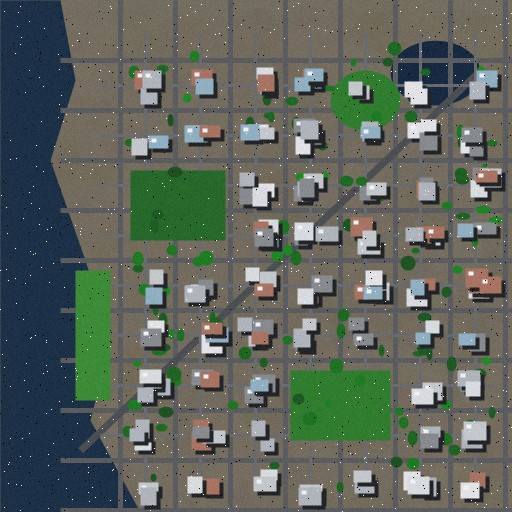
%> input picture matlab/satellite.jpg, 512 x 512 px; the run also reads 1 picture not shown here
$ octave main.m   (GNU Octave 9; MATLAB toolbox functions it lacks are replaced by stand-ins)
%> lines starting %> are read from the running program, lines starting %| are printed output that depends on the picture; in (x1, y1, x2, y2) boxes, pixels count from 0 and x2, y2 are one past the last pixel; in counts of white or black regions, pixels touching at a corner belong together; the program's own positions count from 1
### matlab/preprocess_image.m
function [Igray, Irgb] = preprocess_image(imageInput)
%> called with imageInput = 'matlab/../data/satellite.jpg'
% PREPROCESS_IMAGE Loads satellite image and performs grayscale conversion.
%
% Syntax:
%   [Igray, Irgb] = preprocess_image(imageInput)
%
% Inputs:
%   imageInput - File path string (e.g. 'satellite.jpg') or an existing image matrix.
%
% Outputs:
%   Igray      - Single-channel grayscale image (uint8 or double in [0, 1]).
%   Irgb       - Original color image matrix (or replicated 3-channel if grayscale).
%
% Reference:
%   Section IV.A "Image Acquisition and Preprocessing", Table I.
%   Algorithm 1 (lines 1-6).

    % 1. Image Acquisition
    if ischar(imageInput) || isstring(imageInput)
        if ~exist(imageInput, 'file')
            error('preprocess_image:FileNotFound', 'Image file "%s" not found.', imageInput);
        end
        Irgb = imread(imageInput);
%> Irgb is the input picture: size 512x512x3 uint8; mean R, G, B 93.2, 101, 92.7
    elseif isnumeric(imageInput) || islogical(imageInput)
        Irgb = imageInput;
    else
        error('preprocess_image:InvalidInput', 'Input must be a file path string or an image matrix.');
    end

    % 2. Grayscale Conversion (Preserve original file and matrix unmodified)
    if size(Irgb, 3) == 3
        Igray = rgb2gray(Irgb);
    elseif size(Irgb, 3) == 1
        Igray = Irgb;
        % Create 3-channel version for consistent color display
        Irgb = cat(3, Irgb, Irgb, Irgb);
    else
        % For multi-band / multispectral images, take first 3 bands as RGB
        warning('preprocess_image:MultiBand', 'Image has %d bands. Using first 3 bands for RGB display.', size(Irgb, 3));
        Irgb = Irgb(:, :, 1:3);
        Igray = rgb2gray(Irgb);
    end

    fprintf('Preprocessing complete: Image size = [%d x %d x %d]\n', size(Irgb, 1), size(Irgb, 2), size(Irgb, 3));
%| Preprocessing complete: Image size = [512 x 512 x 3]
end

### matlab/contrast_enhancement.m
function [Ienh] = contrast_enhancement(Igray, varargin)
% CONTRAST_ENHANCEMENT Enhances local contrast using CLAHE (adapthisteq).
%
% Syntax:
%   Ienh = contrast_enhancement(Igray)
%   Ienh = contrast_enhancement(Igray, 'ClipLimit', 0.01, 'Distribution', 'rayleigh')
%
% Inputs:
%   Igray    - 2D grayscale image (uint8 or double).
%   Optional parameter-value pairs passed directly to adapthisteq:
%     'ClipLimit'       - Threshold for contrast limiting (default: 0.01)
%     'Distribution'    - Desired histogram shape ('uniform', 'rayleigh', 'exponential')
%     'NumTiles'        - Number of rectangular contextual regions [M N] (default: [8 8])
%
% Outputs:
%   Ienh     - Contrast-enhanced grayscale image.
%
% Reference:
%   Section IV.B "Contrast Enhancement"
%   Algorithm 1 (line 7): Ienh <- adapthisteq(Igray)

    p = inputParser;
    addRequired(p, 'Igray', @(x) isnumeric(x) || islogical(x));
    addParameter(p, 'ClipLimit', 0.01, @(x) isnumeric(x) && x > 0 && x <= 1);
    addParameter(p, 'Distribution', 'uniform', @(x) ischar(x) || isstring(x));
    addParameter(p, 'NumTiles', [8 8], @(x) isnumeric(x) && numel(x) == 2);
    parse(p, Igray, varargin{:});

    % Ensure input is 2D
    if size(Igray, 3) > 1
        Igray = rgb2gray(Igray);
    end

    % Contrast-Limited Adaptive Histogram Equalization (CLAHE)
    Ienh = adapthisteq(Igray, ...
        'ClipLimit', p.Results.ClipLimit, ...
        'Distribution', char(p.Results.Distribution), ...
        'NumTiles', p.Results.NumTiles);

    fprintf('Contrast enhancement (CLAHE) applied: ClipLimit=%.3f, Distribution=%s\n', ...
        p.Results.ClipLimit, p.Results.Distribution);
end

### matlab/noise_reduction.m
function [Ifilt] = noise_reduction(Ienh, windowSize)
%> called with windowSize = [3 3]
% NOISE_REDUCTION Suppresses impulse noise using 2D median filtering.
%
% Syntax:
%   Ifilt = noise_reduction(Ienh)
%   Ifilt = noise_reduction(Ienh, [3 3])
%
% Inputs:
%   Ienh       - Contrast-enhanced or input grayscale image (2D matrix).
%   windowSize - [M N] vector or scalar defining neighborhood window W.
%                Default: [3 3].
%
% Outputs:
%   Ifilt      - Denoised image matrix.
%
% Mathematical Model:
%   g(x, y) = median{ f(x + i, y + j) : (i, j) in W }   (Equation 1)
%
% Reference:
%   Section IV.C "Noise Reduction"
%   Algorithm 1 (line 8): Ifilt <- medfilt2(Ienh, [3 3])

    if nargin < 2 || isempty(windowSize)
        windowSize = [3 3];
    elseif isscalar(windowSize)
        windowSize = [windowSize windowSize];
    end

    if size(Ienh, 3) > 1
        Ienh = rgb2gray(Ienh);
    end

    % 2D Median Filter
    Ifilt = medfilt2(Ienh, windowSize);

    fprintf('Noise reduction applied: 2D Median Filter with window [%d x %d]\n', ...
        windowSize(1), windowSize(2));
end

### matlab/edge_detection.m
function [edgesCanny, edgeComparison] = edge_detection(Ifilt, method, threshold, sigma)
%> called with method = 'canny'
% EDGE_DETECTION Locates intensity boundaries using Canny edge detector.
%
% Syntax:
%   edgesCanny = edge_detection(Ifilt)
%   edgesCanny = edge_detection(Ifilt, 'canny', [0.04 0.10], 1.0)
%   [edgesCanny, edgeComparison] = edge_detection(Ifilt)
%
% Inputs:
%   Ifilt          - Filtered 2D grayscale image.
%   method         - Edge operator: 'canny' (default), 'sobel', 'prewitt', 'roberts'.
%   threshold      - Sensitivity threshold or [low high] vector for Canny.
%                    Default: [] (MATLAB computes automatically).
%   sigma          - Standard deviation of the Gaussian filter for Canny.
%                    Default: 1.0.
%
% Outputs:
%   edgesCanny     - Binary edge map (logical matrix).
%   edgeComparison - Struct containing edges detected using Sobel, Prewitt,
%                    Roberts, and Canny for comparative study.
%
% Mathematical Model:
%   Gradient Magnitude: G = sqrt(Gx^2 + Gy^2)           (Equation 2)
%   Gradient Direction: theta = atan(Gy / Gx)           (Equation 2)
%
% Reference:
%   Section IV.D "Edge Detection"
%   Algorithm 1 (line 9): E <- edge(Ifilt, 'canny')

    if nargin < 2 || isempty(method)
        method = 'canny';
    end
    if nargin < 3
        threshold = [];
    end
    if nargin < 4 || isempty(sigma)
        sigma = 1.0;
    end

    if size(Ifilt, 3) > 1
        Ifilt = rgb2gray(Ifilt);
    end

    % Primary edge detection using specified method (default: Canny)
    switch lower(method)
        case 'canny'
            if isempty(threshold)
                edgesCanny = edge(Ifilt, 'canny', [], sigma);
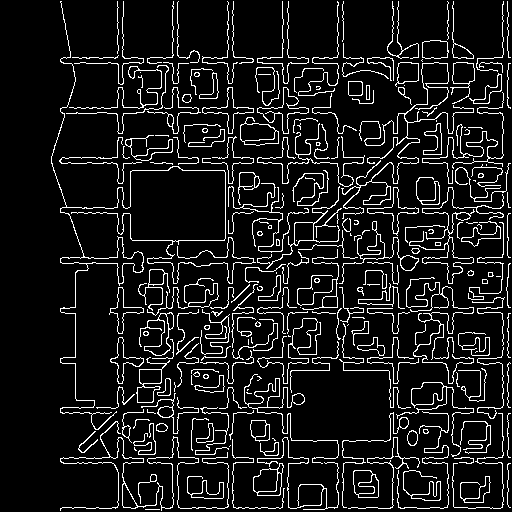
%> edgesCanny: size 512x512 logical; 10% white in thin lines or dots, all inside (x1, y1, x2, y2) = (51, 1, 511, 511)
            else
                edgesCanny = edge(Ifilt, 'canny', threshold, sigma);
            end
        otherwise
            if isempty(threshold)
                edgesCanny = edge(Ifilt, method);
            else
                edgesCanny = edge(Ifilt, method, threshold);
            end
    end

    % Generate comparison struct if requested
    if nargout > 1
        edgeComparison.canny   = edgesCanny;
        edgeComparison.sobel   = edge(Ifilt, 'sobel');
%> edgeComparison.sobel: size 512x512 logical; 3.2% white in thin lines or dots
        edgeComparison.prewitt = edge(Ifilt, 'prewitt');
%> edgeComparison.prewitt: size 512x512 logical; 3.2% white in thin lines or dots
        edgeComparison.roberts = edge(Ifilt, 'roberts');
%> edgeComparison.roberts: size 512x512 logical; 3.4% white in thin lines or dots
    end

    fprintf('Edge detection complete: Operator = %s\n', upper(method));
end

### matlab/segment_regions.m
function [BW_otsu, masks, composite] = segment_regions(Ifilt, Irgb, customThresholds)
% SEGMENT_REGIONS Performs threshold-based land-cover segmentation.
%
% Syntax:
%   [BW_otsu, masks, composite] = segment_regions(Ifilt, Irgb)
%   [BW_otsu, masks, composite] = segment_regions(Ifilt, Irgb, customThresholds)
%
% Inputs:
%   Ifilt            - Filtered grayscale image (2D uint8 or double).
%   Irgb             - Original or preprocessed RGB image (3D uint8 or double).
%   customThresholds - (Optional) struct with fields:
%                      .otsuLevel   - Global Otsu threshold (0 to 1)
%                      .vegThresh   - Green difference index threshold (default: 0.08)
%                      .waterMax    - Water maximum intensity threshold (default: 70)
%                      .builtMin    - Built-up minimum intensity threshold (default: 155)
%
% Outputs:
%   BW_otsu          - Global Otsu binary segmentation map (Algorithm 1 line 10).
%   masks            - Struct containing logical masks:
%                      .vegetation - Binary map of vegetated pixels (Fig. 5 left)
%                      .water      - Binary map of water bodies (Fig. 5 centre)
%                      .builtup    - Binary map of urban/built-up structures (Fig. 5 right)
%                      .overlap    - Pixels classified into multiple categories
%   composite        - RGB color-coded composite map (Fig. 6):
%                      Vegetation = Green [0, 204, 0]
%                      Water      = Blue  [0, 102, 238]
%                      Built-up   = Red/Orange [238, 85, 34]
%                      Background = Grayscale base
%
% Mathematical Model:
%   Binary segmentation: b(x,y) = 1 if f(x,y) >= T, else 0  (Equation 3)
%   Otsu between-class variance maximization                  (Equation 4)
%
% Reference:
%   Sections IV.E, VIII.C, Figs. 5 and 6.

    % Default thresholds
    cfg.vegThresh = 0.06;
    cfg.waterMax  = 75;
    cfg.builtMin  = 150;
    cfg.otsuLevel = [];

    if nargin >= 3 && isstruct(customThresholds)
        if isfield(customThresholds, 'vegThresh'), cfg.vegThresh = customThresholds.vegThresh; end
        if isfield(customThresholds, 'waterMax'),  cfg.waterMax  = customThresholds.waterMax;  end
        if isfield(customThresholds, 'builtMin'),  cfg.builtMin  = customThresholds.builtMin;  end
        if isfield(customThresholds, 'otsuLevel'),cfg.otsuLevel = customThresholds.otsuLevel; end
    end

    % 1. Global Otsu Binarization (Algorithm 1 line 10)
    if isempty(cfg.otsuLevel)
        % imbinarize uses Otsu's method by default in modern MATLAB
        if isa(Ifilt, 'uint8')
            BW_otsu = imbinarize(Ifilt);
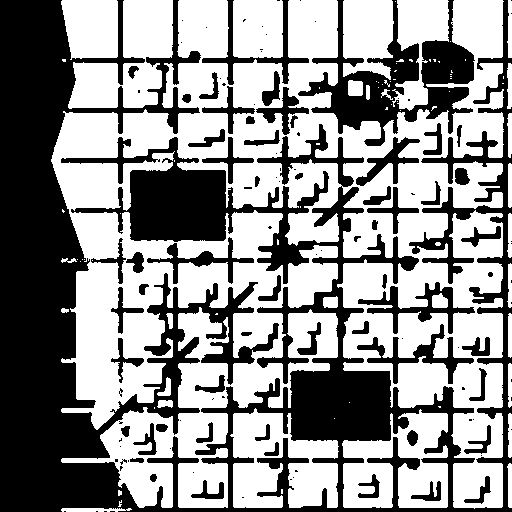
%> BW_otsu: size 512x512 logical; 56.5% white; 121 black regions (64 under 20 px), largest, box (x1, y1, x2, y2) and area: (0, 0, 512, 512) 88769, (298, 0, 475, 146) 8972, (358, 282, 475, 334) 1610
        else
            BW_otsu = imbinarize(im2uint8(Ifilt));
        end
    else
        BW_otsu = imbinarize(Ifilt, cfg.otsuLevel);
    end

    % Prepare channels for color/intensity segmentation
    if isa(Irgb, 'uint8')
        Irgb_dbl = double(Irgb);
    else
        Irgb_dbl = double(im2uint8(Irgb));
    end
    R = Irgb_dbl(:, :, 1);
    G = Irgb_dbl(:, :, 2);
    B = Irgb_dbl(:, :, 3);

    if isa(Ifilt, 'uint8')
        gray_dbl = double(Ifilt);
    else
        gray_dbl = double(im2uint8(Ifilt));
    end

    % 2. Multi-Class Threshold-Based Binary Maps (Section VIII.C, Fig. 5)
    % A. Vegetation Mask:
    % In RGB images without NIR, vegetation displays green dominance:
    % Visible Green Excess Index: (2*G - R - B) / (2*G + R + B + 1e-5)
    denom = (2 * G + R + B + 1e-5);
    green_excess = (2 * G - R - B) ./ denom;
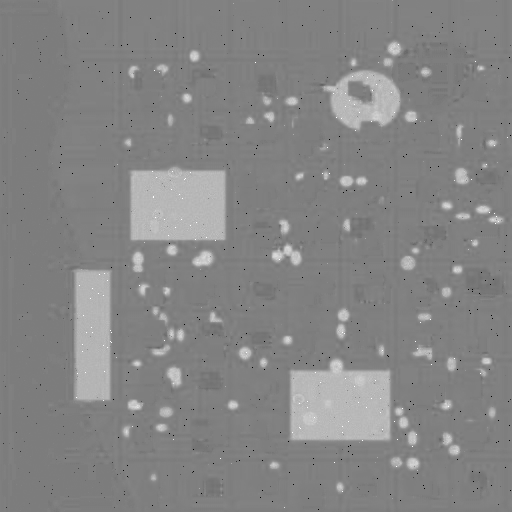
%> green_excess: size 512x512 double; min -1, max 1, mean 0.0465; drawn with min black and max white
    mask_veg = (green_excess > cfg.vegThresh) & (G > R) & (gray_dbl > 40);
%> mask_veg: size 512x512 logical; 12.4% white; 149 white regions (72 under 20 px), largest, box (x1, y1, x2, y2) and area: (288, 357, 392, 443) 7676, (128, 165, 227, 243) 6945, (72, 269, 112, 403) 5047

    % B. Water Mask:
    % Water has very low overall reflectance (dark intensity) and relatively higher blue/green
    mask_water = (gray_dbl < cfg.waterMax) & (B >= R - 5) & (~mask_veg);
%> mask_water: size 512x512 logical; 21.3% white; 569 white regions (466 under 20 px), largest, box (x1, y1, x2, y2) and area: (0, 0, 118, 512) 37366, (142, 337, 199, 407) 638, (422, 63, 448, 84) 463

    % C. Built-up / Urban Mask:
    % Urban concrete, light roads, and commercial rooftops have high reflectance
    mask_builtup = (gray_dbl >= cfg.builtMin) & (~mask_water);
%> mask_builtup: size 512x512 logical; 19.8% white; 1015 white regions (871 under 20 px), largest, box (x1, y1, x2, y2) and area: (76, 263, 120, 408) 3950, (398, 0, 448, 49) 1999, (74, 213, 118, 258) 1319

    % Calculate spatial overlap (as discussed in Section VIII.D)
    mask_overlap = (mask_veg & mask_water) | (mask_veg & mask_builtup) | (mask_water & mask_builtup);
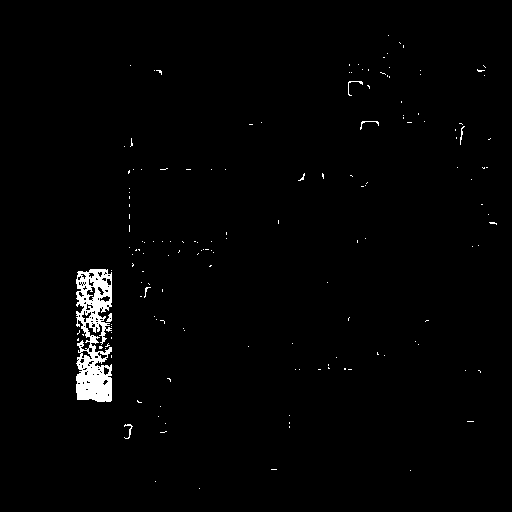
%> mask_overlap: size 512x512 logical; 1.4% white; 157 white regions (150 under 20 px), largest, box (x1, y1, x2, y2) and area: (76, 269, 112, 402) 3150, (348, 81, 363, 96) 40, (124, 424, 133, 439) 40

    % Package masks
    masks.vegetation = mask_veg;
    masks.water      = mask_water;
    masks.builtup    = mask_builtup;
    masks.overlap    = mask_overlap;

    % Compute class percentages
    totalPixels = numel(gray_dbl);
    vegPct   = (sum(mask_veg(:))   / totalPixels) * 100;
%> vegPct = 12.44
    waterPct = (sum(mask_water(:)) / totalPixels) * 100;
%> waterPct = 21.26
    builtPct = (sum(mask_builtup(:)) / totalPixels) * 100;
%> builtPct = 19.81
    fprintf('Region Segmentation Results:\n');
    fprintf('  - Vegetation: %6d pixels (%5.2f%%)\n', sum(mask_veg(:)), vegPct);
%|   - Vegetation:  32605 pixels (12.44%)
    fprintf('  - Water:      %6d pixels (%5.2f%%)\n', sum(mask_water(:)), waterPct);
%|   - Water:       55732 pixels (21.26%)
    fprintf('  - Built-up:   %6d pixels (%5.2f%%)\n', sum(mask_builtup(:)), builtPct);
%|   - Built-up:    51924 pixels (19.81%)

    % 3. Colour-Coded Composite Map (Section VIII.C, Fig. 6)
    [rows, cols] = size(gray_dbl);
    % Start with a darkened grayscale background for clear contrast
    bg = uint8(gray_dbl * 0.45);
    compositeR = bg;
    compositeG = bg;
    compositeB = bg;

    % Water: Vivid Blue [0, 102, 238]
    compositeR(mask_water) = 0;
    compositeG(mask_water) = 102;
    compositeB(mask_water) = 238;

    % Vegetation: Vivid Green [0, 204, 0]
    compositeR(mask_veg) = 0;
%> compositeR: size 512x512 uint8; min 0, max 114, mean 41.7
    compositeG(mask_veg) = 204;
%> compositeG: size 512x512 uint8; min 0, max 204, mean 88.8
    compositeB(mask_veg) = 0;
%> compositeB: size 512x512 uint8; min 0, max 238, mean 92.3

    % Built-up: Warm Orange-Red [238, 85, 34]
    compositeR(mask_builtup) = 238;
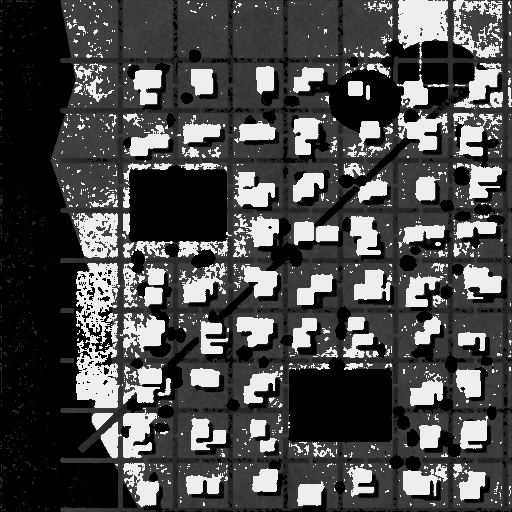
%> compositeR: size 512x512 uint8; min 0, max 238, mean 73.4
    compositeG(mask_builtup) = 85;
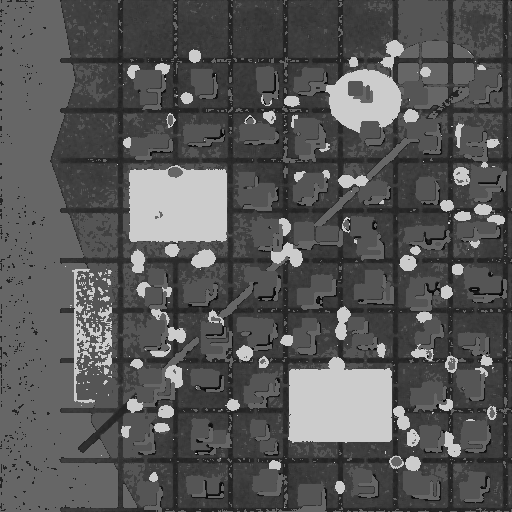
%> compositeG: size 512x512 uint8; min 0, max 204, mean 87.2
    compositeB(mask_builtup) = 34;
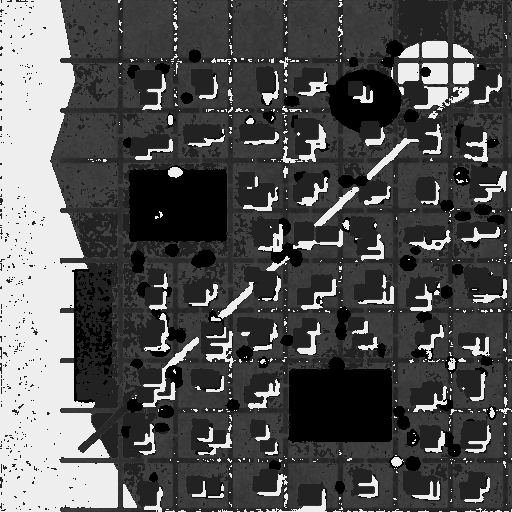
%> compositeB: size 512x512 uint8; min 0, max 238, mean 83.6

    % Overlap highlight: Magenta [220, 30, 220] (highlights mixed-pixel zones)
    compositeR(mask_overlap) = 220;
%> compositeR: size 512x512 uint8; 1.44% of pixels changed, all inside (x1, y1, x2, y2) = (76, 35, 497, 489)
    compositeG(mask_overlap) = 30;
%> (the rest of the program and of its run is left out)
